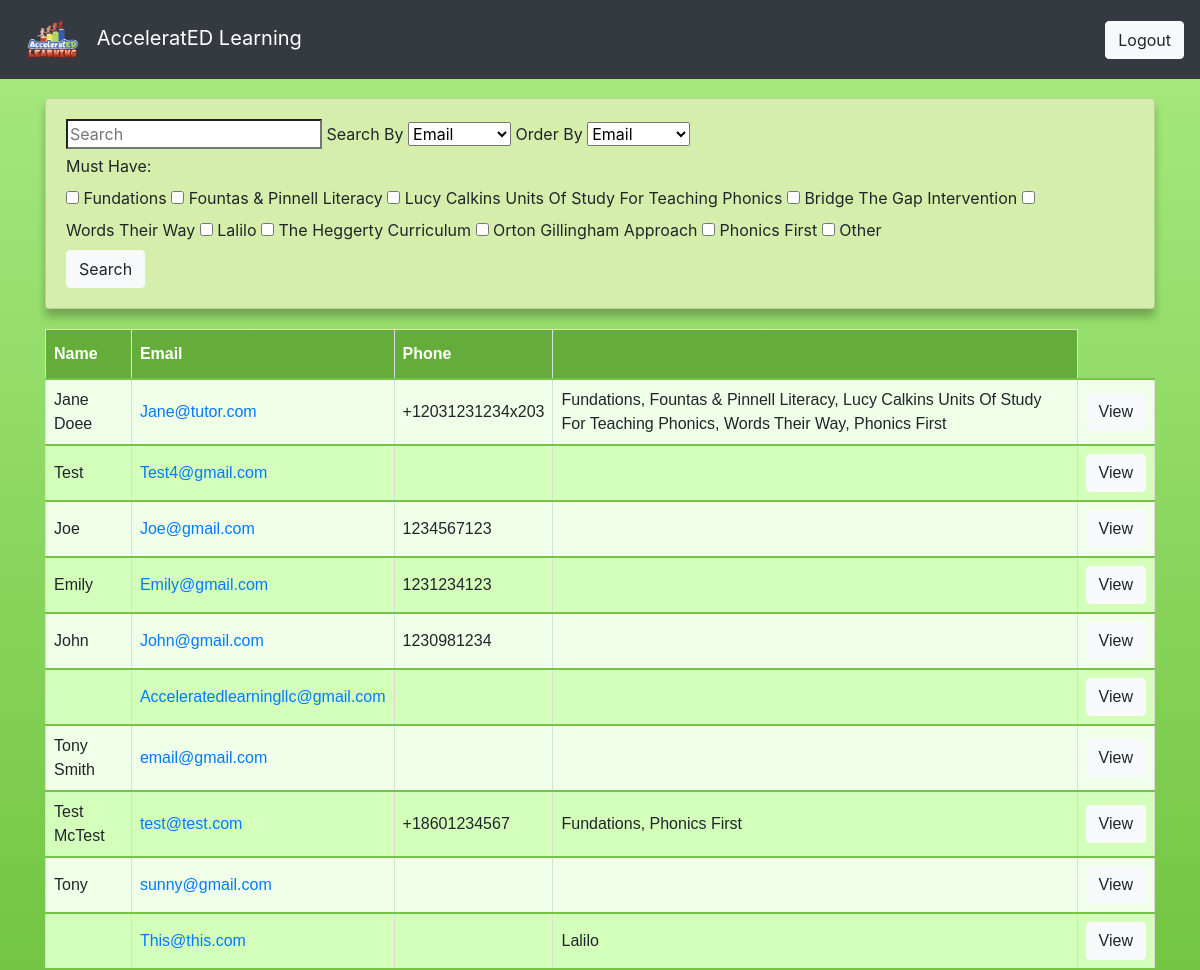
Page /owner/index/ (signed in) on the earlier database version.
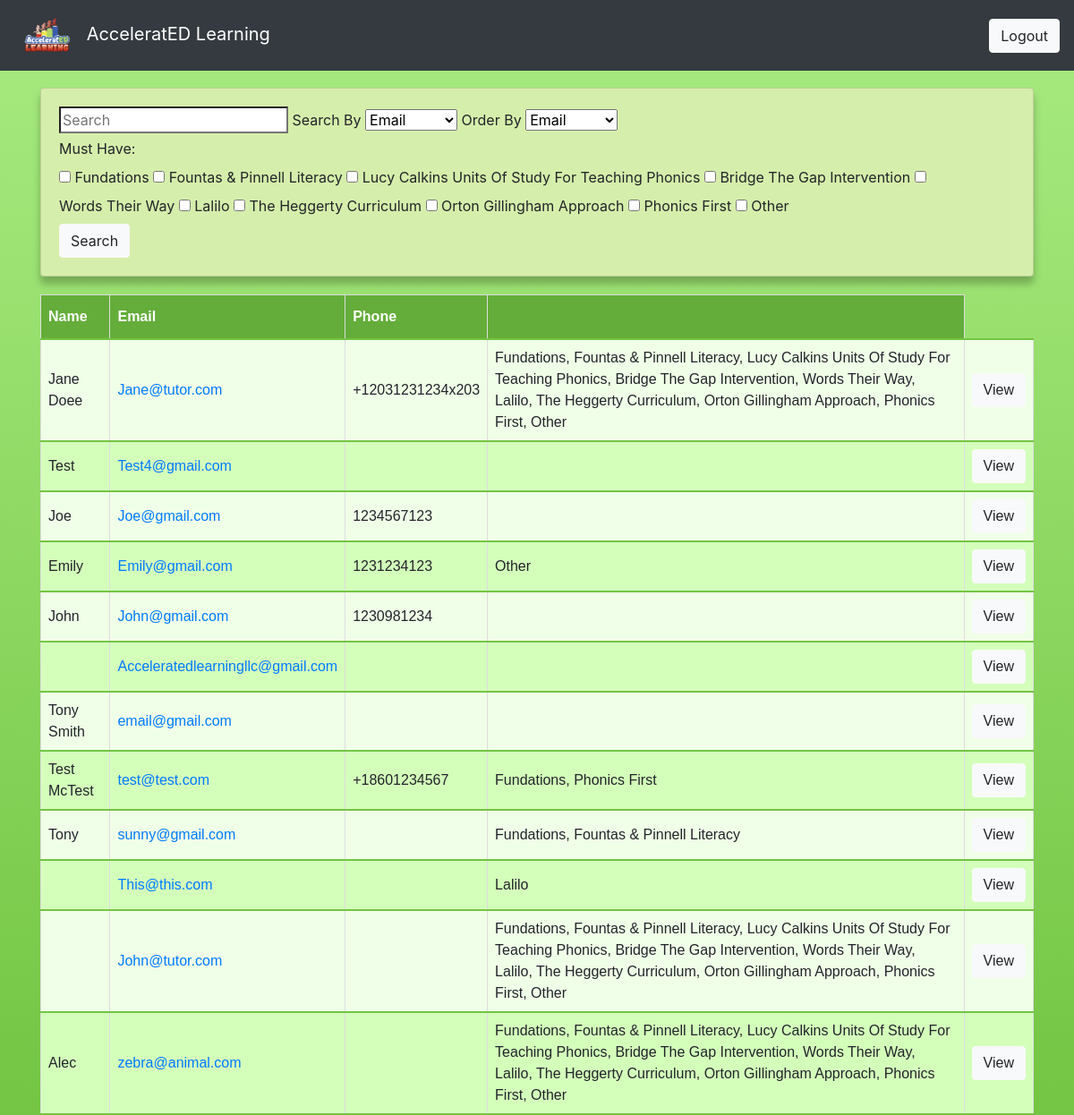
Same page on the later database version.
### tutor/models.py (models this page shows, shortened)
class User(AbstractUser):
    username = None
    email = models.EmailField(_('email address'), unique=True)
    USERNAME_FIELD = 'email'
    REQUIRED_FIELDS = []
    objects = UserManager()

class Tutor(models.Model):
    PHONICS_CHOICES = (
        ('Fundations', 'Fundations'),
        ('Fountas & Pinnell Literacy', 'Fountas & Pinnell Literacy'),
        ('Lucy Calkins Units Of Study For Teaching Phonics',
         'Lucy Calkins Units Of Study For Teaching Phonics'),
        ('Bridge The Gap Intervention', 'Bridge The Gap Intervention'),
        ('Words Their Way', 'Words Their Way'),
        ('Lalilo', 'Lalilo'),
        ('The Heggerty Curriculum', 'The Heggerty Curriculum'),
        ('Orton Gillingham Approach', 'Orton Gillingham Approach'),
        ('Phonics First', 'Phonics First'),
        ('Other', 'Other')
    )
    EMPLOYMENT_CHOICES = (
        ('Full Time', 'Full Time'),
        ('Part Time', 'Part Time'),
        ('College Student', 'College Student'),
        ('Retired', 'Retired'),
        ('Other', 'Other')
    )
    STATE_CHOICES = (
        (
            ('AL','AL'),
            ('AK','AK'),
            ('AR','AR'),
            ('AZ','AZ'),
            ('CA','CA'),
            ('CO','CO'),
            ('CT','CT'),
            ('DC','DC'),
            ('DE','DE'),
            ('FL','FL'),
            ('GA','GA'),
            ('HI','HI'),
            ('IA','IA'),
            ('ID','ID'),
            ('IL','IL'),
            ('IN','IN'),
            ('KS','KS'),
            ('KY','KY'),
            ('LA','LA'),
            ('MA','MA'),
            ('MD','MD'),
            ('ME','ME'),
            ('MI','MI'),
            ('MN','MN'),
            ('MO','MO'),
            ('MS','MS'),
            ('MT','MT'),
            ('NC','NC'),
            ('NE','NE'),
            ('NH','NH'),
            ('NJ','NJ'),
            ('NM','NM'),
            ('NV','NV'),
            ('NY','NY'),
            ('ND','ND'),
            ('OH','OH'),
            ('OK','OK'),
            ('OR','OR'),
            ('PA','PA'),
            ('RI','RI'),
            ('SC','SC'),
            ('SD','SD'),
            ('TN','TN'),
            ('TX','TX'),
            ('UT','UT'),
            ('VT','VT'),
            ('VA','VA'),
            ('WA','WA'),
            ('WI','WI'),
            ('WV','WV'),
            ('WY','WY'),
            ('None','None')
        )
    )
    LANGUAGE_CHOICES = (
        ('English', 'English'),
        ('Spanish', 'Spanish'),
        ('Chinese', 'Chinese'),
        ('Other', 'Other'),
    )
    GENDER_CHOICES = (
        ('Male', 'Male'),
        ('Female', 'Female'),
        ('Non-Binary', 'Non-Binary'),
        ('Other', 'Other')
    )
    DEGREE_CHOICES = (
        ('None', 'None'),
        ('College Student', 'Currently Enrolled In College'),
        ('A.A./A.S.', 'Associate\'s Degree'),
        ('Technical Certification', 'Technical Certification'),
        ('B.A./B.S.', 'Bachelor\'s Degree'),
        ('M.A./M.S./M.Ed.', 'Master\'s Degree'),
        ('Ed.S.', 'Education Specialist/6th Year/Etc . . .'),
        ('Ed.D./Ph.D.', 'Doctorate or Higher')
    )
    YESNO = (
        ('Yes', 'Yes'),
        ('No', 'No')
    )
    AVAILABILITY_CHOICES = (
        ('AM', 'Part Time AM'),
        ('PM', 'Part Time PM'),
        ('Full Time', 'Full Time (AM and PM)')
    )
    email = models.OneToOneField(User, on_delete=models.CASCADE)
    firstname = models.CharField(max_length=20, blank=True, verbose_name='First Name')
    lastname = models.CharField(max_length=20, blank=True, verbose_name='Last Name')
    birthday = models.DateField(auto_now=False, null=True, blank=True)
    phonenumber = PhoneField(blank=True, verbose_name='Phone Number')
    gender = models.CharField(max_length=10, choices=GENDER_CHOICES, blank=True, default='None')
    introduction = models.TextField(max_length=1500, blank=True, verbose_name='Introduction (Describe Yourself in 200 Words or Less)')
    languages = MultiSelectField(choices=LANGUAGE_CHOICES, blank=True, default="None", verbose_name='Languages Spoken Fluently')
    education = models.CharField(max_length=60, choices=DEGREE_CHOICES, blank=True, default='None',
    verbose_name='Highest Level of Education')
    major = models.CharField(max_length=20, blank=True, verbose_name='Major (If Applicable)')
    minor = models.CharField(max_length=20, blank=True, verbose_name='Minor (If Applicable)')
    experience = models.CharField(max_length=4, choices=YESNO, blank=True, verbose_name='Are You A Certified Teacher?')
    statecert = models.CharField(max_length=5, choices=STATE_CHOICES, verbose_name='Please Choose The State In Which You are Certified:', default='None')
    phonicsex = MultiSelectField(choices=PHONICS_CHOICES, blank=True, verbose_name='Choose Any Phonics Programs You Have Experience With:')
    employment = models.CharField(max_length=20, choices=EMPLOYMENT_CHOICES, blank=True, verbose_name='Employment Status')
    curremployment = models.CharField(max_length=30, blank=True, verbose_name='Current or Most Recent Job Title (If Applicable)')
    employer = models.CharField(max_length=30, blank=True, verbose_name='Employer (If Applicable)')
    employeraddress = models.CharField(max_length=30, blank=True, verbose_name='Employer Address (If Applicable)')
    employercity = models.CharField(max_length=30, blank=True, verbose_name='City')
    employerstate = models.CharField(max_length=5, choices=STATE_CHOICES, verbose_name='State', default='None')
    employerzip = models.CharField(max_length=30, blank=True, verbose_name='Zip Code')
    currreference = models.CharField(max_length=60, blank=True, verbose_name='Supervisor/Reference Contact Information (If Applicable)')
    teachercharacteristics = models.TextField(max_length=1500, blank=True, verbose_name='What Characteristics Make A Good Teacher: (200 Words or Less)')
    abilitiesquestion = models.TextField(
        max_length=1500, blank=True, verbose_name='How Would You Address A Range Of Abilities In Your Classroom: (200 Words or Less)')
    availability = models.CharField(max_length=20, choices=AVAILABILITY_CHOICES, blank=True, verbose_name='Choose Your Availability:')
    image = models.ImageField(upload_to='images/', blank=True, null=True, verbose_name="")

### owner/views.py (the view)
# urls.py: path('index/', views.index_view, name='index'),
def index_view(request):
    if request.user.is_superuser:
        User = get_user_model()
        if request.method == "POST":
            searched =request.POST['searched']
            by =request.POST['by']
            search_type = 'contains'
            filter = by + '__' + search_type
            ordered = request.POST['order']
            print("this is a line")
            print(request.POST.getlist('px'))
            px = request.POST.getlist('px')
            print(', '.join(px))
            user = User.objects.filter(
                **{filter: searched}).order_by(ordered)
            for p in px:
                user =user.filter(tutor__phonicsex__contains=p)
        else:
            user = User.objects.all()
        return render(request, 'owner/index.html', { "User": user})
    else:
        return redirect('login')

### templates/owner/index.html (shortened to what this page needs)
{% extends 'owner/base.html' %}
{% load crispy_forms_filters %}
{% load crispy_forms_tags %}
{% block body %}
<div class="row justify-content-center">
    <div class="col-12">
        <div class="card">
            <div class="card-body">
                <form method="POST" action="{% url 'index' %}">
                    <input type="search" placeholder="Search" name="searched">
                    <label>Search By</label>
                    <select name="by" placeholder="Email" aria-label="Search By">
                        <option value="email">Email</option>
                    </select>
                    <label>Order By</label>
                    <select name="order" placeholder="Email" aria-label="Order By">
                        <option value="email">Email</option>
                    </select>
                    <fieldset>
                        <label>Must Have:</label><br>
                        <input name="px" type="checkbox" id="cer" value="Fundations">
                        <label for="Fundations">Fundations</label>
                        <input name="px" type="checkbox" id="cer" value="Fountas & Pinnell Literacy">
                        <label for="vehicle1">Fountas & Pinnell Literacy</label>
                        <input name="px" type="checkbox" id="cer" value="Lucy Calkins Units Of Study For Teaching Phonics">
                        <label for="vehicle1">Lucy Calkins Units Of Study For Teaching Phonics</label>
                        <input name="px" type="checkbox" id="cer" value="Bridge The Gap Intervention">
                        <label for="vehicle1">Bridge The Gap Intervention</label>
                        <input name="px" type="checkbox" id="cer" value="Words Their Way">
                        <label for="vehicle1">Words Their Way</label>
                        <input name="px" type="checkbox" id="cer" value="Lalilo">
                        <label for="vehicle1">Lalilo</label>
                        <input name="px" type="checkbox" id="cer" value="The Heggerty Curriculum">
                        <label for="vehicle1">The Heggerty Curriculum</label>
                        <input name="px" type="checkbox" id="cer" value="Orton Gillingham Approach">
                        <label for="vehicle1">Orton Gillingham Approach</label>
                        <input name="px" type="checkbox" id="cer" value="Phonics First">
                        <label for="vehicle1">Phonics First</label>
                        <input name="px" type="checkbox" id="cer" value="Other">
                        <label for="vehicle1">Other</label>
                    </fieldset>
                    <button class="btn btn-light" type="submit">Search</button>
                </form>
            </div>
        </div>
    </div>
</div>
                <table id="customers">
                    <tr>
                        <th>Name</th>
                        <th>Email</th>
                        <th>Phone</th>
                        <th></th>
                    </tr>
                    {% for user in User %}
                    <tr>
                        <a href="{% url 'file' user.id %}">
                            <td>{{user.tutor.firstname}} {{user.tutor.lastname}}</td>
                            <td><a href="mailto:{{user}}">{{user}}</a></td>
                            <td>{{user.tutor.phonenumber}}</td>
                            <td>{{user.tutor.phonicsex}}</td>
                            <td><a class="btn btn-light" href="{% url 'file' user.id %}">View</a></td>
                        </a>
                    </tr>
                    {% endfor %}
                </table>
{% endblock %}

### templates/owner/base.html (shortened to what this page needs)
{% load static %}
<!Doctype html>
<html lang="en">
<head>
    <link rel="stylesheet" href="https://cdn.jsdelivr.net/npm/bootstrap@4.5.3/dist/css/bootstrap.min.css"
>
    <link rel="stylesheet" href="https://cdnjs.cloudflare.com/ajax/libs/font-awesome/5.15.1/css/all.min.css">
    <link rel="stylesheet" href="{% static 'css/styles.css'%}">
</head>
<body>
    <div class="container">
        <nav class="navbar navbar-expand-lg navbar-dark bg-dark fixed-top">
            {% if authenticated %}
            <a class="navbar-brand" href="{% url 'index' %}">
                <img src="/static/images/logo1.png" width="75" alt="">
                AcceleratED Learning
            </a>
            {% else %}
            <a class="navbar-brand" href="{% url 'login' %}">
                <img src="/static/images/logo1.png" width="75" alt="">
                AcceleratED Learning
            </a>
            {% endif %}
            <div class="collapse navbar-collapse" id="navbarSupportedContent">
                <a href="{% url 'logout' %}" class="btn btn-light">Logout</a>
            </div>
        </nav>
    </div>
    <div class="container mt-5">
        {% block body %}
        {% endblock %}
    </div>
</body>
</html>

### static/css/styles.css (style rules this page uses)
html { height: 100%; }
body { height: 100%; margin: 0; background-repeat: no-repeat; background-attachment: fixed; background-image: linear-gradient(#a8eb81,#73c543); padding-top: 50px; overflow-wrap: break-word; }
.card { box-shadow: 0 8px 8px 0 #00000040; background-color: #d6eeab; margin-bottom: 20px; overflow-wrap: break-word; }
tr { border-bottom: 2px solid #73c543; }

### templates/owner/index.html (style rules this page uses)
#customers { font-family: Arial, Helvetica, sans-serif; border-collapse: collapse; width: 100%; }
#customers td, #customers th { border: 1px solid #ddd; padding: 8px; }
#customers tr:nth-child(even) { background-color: #f0ffe7; }
#customers tr:nth-child(odd) { background-color: #d4ffbb; }
#customers th { padding-top: 12px; padding-bottom: 12px; text-align: left; background-color: #64ad3a; color: white; }

Differences in the rows shown:
changed User "Jane@tutor.com": tutor.phonicsex "Fundations, Fountas & Pinnell Literacy, Lucy Calkins Units Of Study For Teaching Phonics, Words Their Way, Phonics First" → "…Study For Teaching Phonics, Bridge The Gap Intervention, Words Their Way, Lalilo, The Heggerty Curriculum, Orton Gillingham Approach, Phonics First, Other"
changed User "Emily@gmail.com": tutor.phonicsex (not shown) → "Other"
changed User "sunny@gmail.com": tutor.phonicsex (not shown) → "Fundations, Fountas & Pinnell Literacy"
added User: email "John@tutor.com", tutor.phonicsex "Fundations, Fountas & Pinnell Literacy, Lucy Calkins Units Of Study For Teaching Phonics, Bridge The Gap Intervention, Words Their Way, Lalilo, The Heggerty Curriculum, Orton Gillingham Approach, Phonics First, Other"
added User: tutor.firstname "Alec", email "zebra@animal.com", tutor.phonicsex "Fundations, Fountas & Pinnell Literacy, Lucy Calkins Units Of Study For Teaching Phonics, Bridge The Gap Intervention, Words Their Way, Lalilo, The Heggerty Curriculum, Orton Gillingham Approach, Phonics First, Other"
